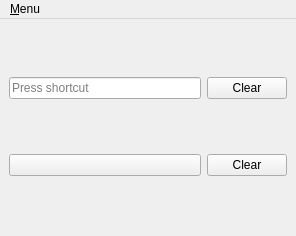
<?xml version="1.0" encoding="UTF-8"?>
<ui version="4.0">
 <class>Main_Window</class>
 <widget class="QMainWindow" name="Main_Window">
  <property name="geometry">
   <rect>
    <x>0</x>
    <y>0</y>
    <width>296</width>
    <height>236</height>
   </rect>
  </property>
  <property name="windowTitle">
   <string>MainWindow</string>
  </property>
  <widget class="QWidget" name="centralwidget">
   <layout class="QGridLayout" name="gridLayout">
    <item row="0" column="0">
     <widget class="QKeySequenceEdit" name="keySequenceEdit"/>
    </item>
    <item row="1" column="0">
     <widget class="KeySequence_Widget" name="keysequence_widget"/>
    </item>
    <item row="0" column="1">
     <widget class="QPushButton" name="pushButton">
      <property name="text">
       <string>Clear</string>
      </property>
     </widget>
    </item>
    <item row="1" column="1">
     <widget class="QPushButton" name="pushButton_2">
      <property name="text">
       <string>Clear</string>
      </property>
     </widget>
    </item>
   </layout>
  </widget>
  <widget class="QMenuBar" name="menubar">
   <property name="geometry">
    <rect>
     <x>0</x>
     <y>0</y>
     <width>296</width>
     <height>20</height>
    </rect>
   </property>
   <widget class="QMenu" name="menu_Menu">
    <property name="title">
     <string>&amp;Menu</string>
    </property>
    <addaction name="action_Action1"/>
    <addaction name="action_Action2"/>
   </widget>
   <addaction name="menu_Menu"/>
  </widget>
  <action name="action_Action1">
   <property name="text">
    <string>&amp;Action1</string>
   </property>
   <property name="shortcut">
    <string>Ctrl+1</string>
   </property>
  </action>
  <action name="action_Action2">
   <property name="text">
    <string>&amp;Action2</string>
   </property>
   <property name="shortcut">
    <string>Alt+2</string>
   </property>
  </action>
 </widget>
 <customwidgets>
  <customwidget>
   <class>KeySequence_Widget</class>
   <extends>QPushButton</extends>
   <header>keysequence_widget.hpp</header>
  </customwidget>
 </customwidgets>
 <resources/>
 <connections>
  <connection>
   <sender>pushButton</sender>
   <signal>clicked()</signal>
   <receiver>keySequenceEdit</receiver>
   <slot>clear()</slot>
   <hints>
    <hint type="sourcelabel">
     <x>231</x>
     <y>86</y>
    </hint>
    <hint type="destinationlabel">
     <x>127</x>
     <y>86</y>
    </hint>
   </hints>
  </connection>
  <connection>
   <sender>pushButton_2</sender>
   <signal>clicked()</signal>
   <receiver>keysequence_widget</receiver>
   <slot>clear()</slot>
   <hints>
    <hint type="sourcelabel">
     <x>233</x>
     <y>164</y>
    </hint>
    <hint type="destinationlabel">
     <x>71</x>
     <y>164</y>
    </hint>
   </hints>
  </connection>
 </connections>
</ui>
